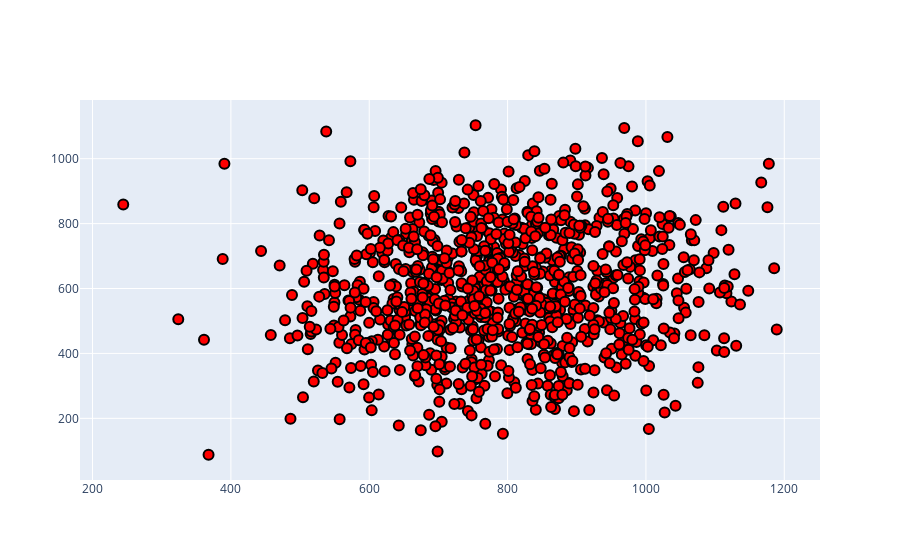

The notebook cell saved with this chart:
### Code cell
# trace1 for our Scatter Plot

trace1 = go.Scatter(x = scatter_df['housearea'],
                    y = scatter_df['amount_paid'],
                    mode = 'markers',
                    name = 'area',
                    marker = dict(color = 'red', size=10,
                                 line=dict(width=2,color='black')),
                    text= scatter_df['housearea']
                   )
# list of traces to be used in the Scatter plot
traces = [trace1]

# create Scatter plot figure with no layout
fig = go.Figure(data=traces)
fig

### Figure 1 — Plotly figure (JSON) as saved in the notebook; plotly's stock layout.template omitted (floating-point values rounded to 4 significant figures; data arrays with more than 128 entries replaced by an {"elided": "..."} marker saying what was removed)
{"data": [{"marker": {"color": "red", "line": {"color": "black", "width": 2}, "size": 10}, "mode": "markers", "name": "area", "text": {"elided": "1000 float values"}, "type": "scatter", "x": {"elided": "1000 float values"}, "y": {"elided": "1000 float values"}}], "layout": {}}
